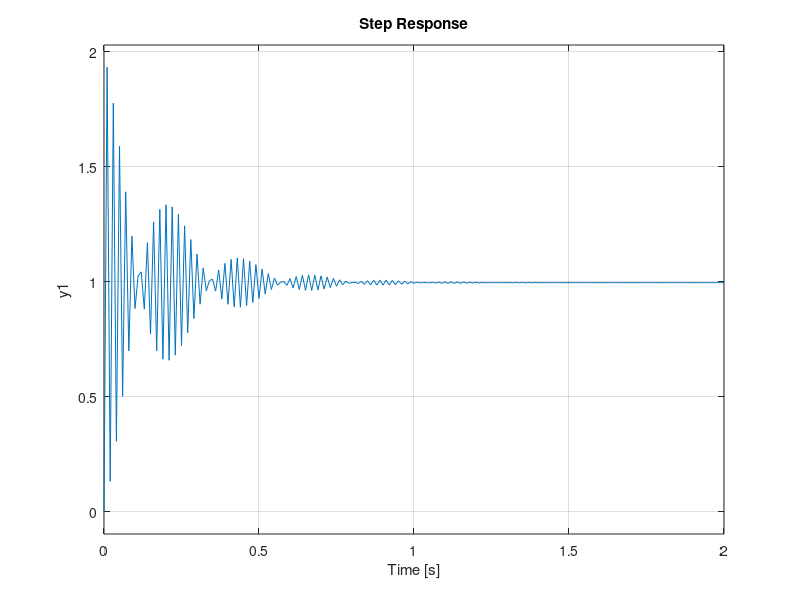

This figure's MATLAB source:
Kp = 300;
pay = Kp;
payda = [1 10 20+Kp];

sys = tf(pay,payda);
sis_kc = feedback(sys*Kp,1);
t=0:0.01:2; %0 dan 2 ye kadar 0.01 aralıklarla çizdir.
step(sis_kc, t)